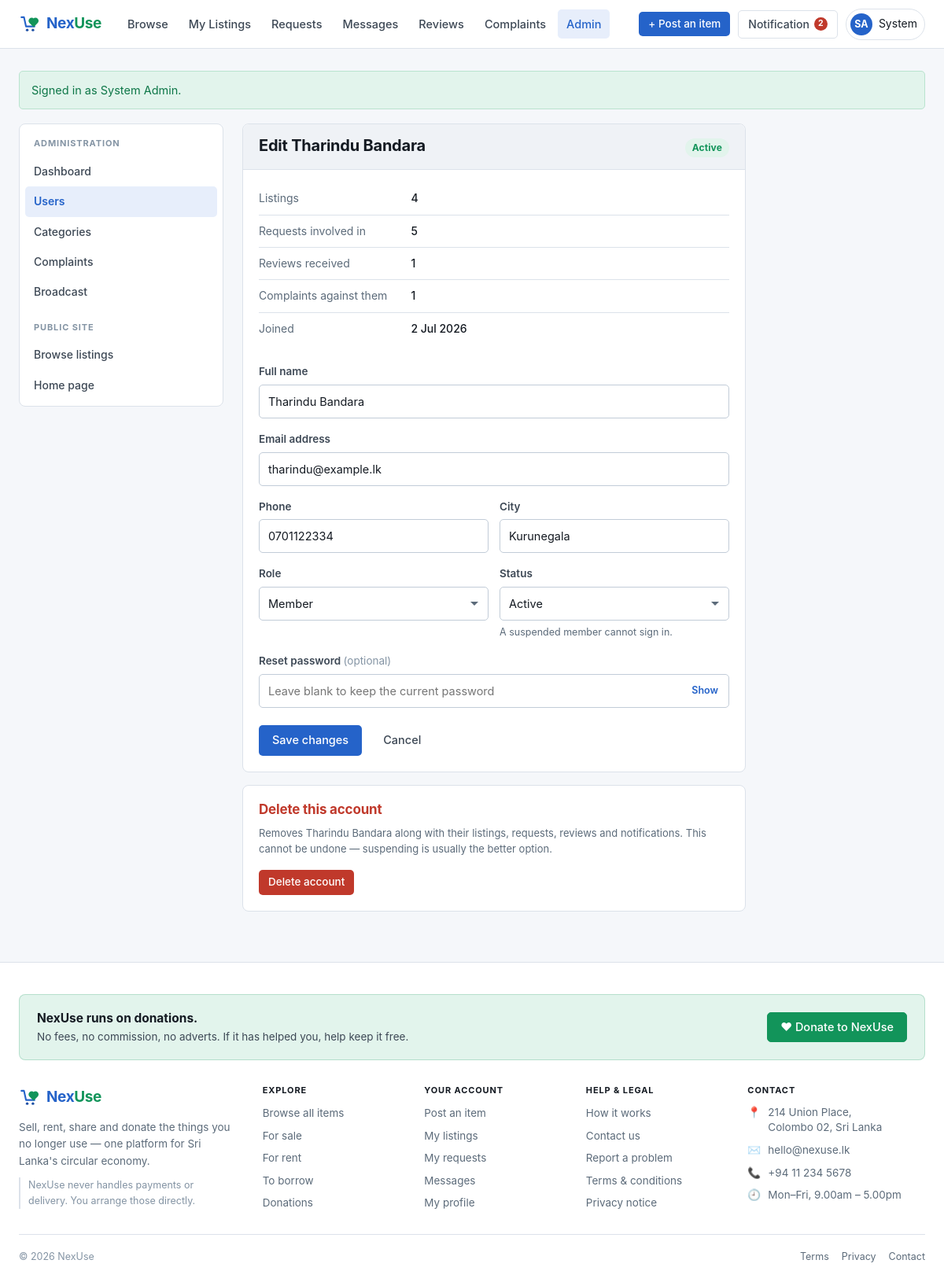
The page /admin/users/6/edit (signed in) on the database its author committed.
### tables this page shows
CREATE TABLE users (
  user_id        INT UNSIGNED NOT NULL AUTO_INCREMENT,
  name           VARCHAR(100)  NOT NULL,
  email          VARCHAR(190)  NOT NULL,
  password_hash  VARCHAR(255)  NOT NULL,
  phone          VARCHAR(20)   DEFAULT NULL,
  address        VARCHAR(255)  DEFAULT NULL,
  city           VARCHAR(80)   DEFAULT NULL,
  bio            TEXT          DEFAULT NULL,
  avatar_path    VARCHAR(255)  DEFAULT NULL,
  role           ENUM('admin','member')            NOT NULL DEFAULT 'member',
  status         ENUM('active','suspended')        NOT NULL DEFAULT 'active',
  created_at     DATETIME      NOT NULL DEFAULT CURRENT_TIMESTAMP,
  PRIMARY KEY (user_id),
  UNIQUE KEY uq_users_email (email),
  KEY idx_users_role (role),
  KEY idx_users_status (status)
);

### app/Views/admin/users/edit.php (the view, shortened to what the rows shown need)
<?php
$id    = (int) $target['user_id'];
$field = static fn(string $name): string => (string) old($name, $target[$name] ?? '');
?>
<div class="split">
  <div class="admin-form">
<div class="card mb-2">
  <div class="card-head">
    <h1 style="font-size:20px;margin:0;">Edit <?= e($target['name']) ?></h1>
    <span class="badge badge-<?= e($target['status']) ?>"><?= e(ucfirst((string) $target['status'])) ?></span>
  </div>
  <ul class="spec-list mb-3">
    <li><span class="k">Listings</span><span class="v"><?= (int) $activity['listings'] ?></span></li>
    <li><span class="k">Requests involved in</span><span class="v"><?= (int) $activity['requests'] ?></span></li>
    <li><span class="k">Reviews received</span><span class="v"><?= (int) $activity['reviews'] ?></span></li>
    <li><span class="k">Complaints against them</span><span class="v"><?= (int) $activity['complaints'] ?></span></li>
    <li><span class="k">Joined</span><span class="v"><?= e(short_date((string) $target['created_at'])) ?></span></li>
  </ul>
  <form method="post" action="<?= url('/admin/users/' . $id . '/edit') ?>" novalidate>
    <div class="form-group">
      <label for="name">Full name</label>
      <input type="text" id="name" name="name" value="<?= e($field('name')) ?>"
             class="<?= isset($errors['name']) ? 'has-error' : '' ?>" required>
    </div>
    <div class="form-group">
      <label for="email">Email address</label>
      <input type="email" id="email" name="email" value="<?= e($field('email')) ?>"
             class="<?= isset($errors['email']) ? 'has-error' : '' ?>" required>
    </div>
    <div class="form-row">
      <div class="form-group">
        <label for="phone">Phone</label>
        <input type="tel" id="phone" name="phone" value="<?= e($field('phone')) ?>">
      </div>
      <div class="form-group">
        <label for="city">City</label>
        <input type="text" id="city" name="city" value="<?= e($field('city')) ?>">
      </div>
    </div>
    <div class="form-row">
      <div class="form-group">
        <label for="role">Role</label>
        <select id="role" name="role" class="<?= isset($errors['role']) ? 'has-error' : '' ?>"
                <?= $isSelf ? 'disabled' : '' ?>>
          <option value="member" <?= $field('role') === 'member' ? 'selected' : '' ?>>Member</option>
        </select>
      </div>
      <div class="form-group">
        <label for="status">Status</label>
        <select id="status" name="status" class="<?= isset($errors['status']) ? 'has-error' : '' ?>"
                <?= $isSelf ? 'disabled' : '' ?>>
          <option value="active"    <?= $field('status') === 'active' ? 'selected' : '' ?>>Active</option>
        </select>
        <?php if ($isSelf): ?>
          <input type="hidden" name="status" value="active">
        <?php else: ?>
          <p class="field-hint">A suspended member cannot sign in.</p>
        <?php endif; ?>
      </div>
    </div>
    <div class="form-group">
      <label for="password">Reset password <span class="optional">(optional)</span></label>
      <input type="password" id="password" name="password"
             class="<?= isset($errors['password']) ? 'has-error' : '' ?>"
             autocomplete="new-password" placeholder="Leave blank to keep the current password">
    </div>
    <div class="form-actions">
      <button type="submit" class="btn">Save changes</button>
      <a class="btn btn-ghost" href="<?= url('/admin/users') ?>">Cancel</a>
    </div>
  </form>
</div>
<?php if (!$isSelf): ?>
  <div class="card">
    <h3 style="color:var(--red);">Delete this account</h3>
    <p class="small muted mb-2">
      Removes <?= e($target['name']) ?> along with their listings, requests, reviews and
      notifications. This cannot be undone — suspending is usually the better option.
    </p>
    <form method="post" action="<?= url('/admin/users/' . $id . '/delete') ?>"
          data-confirm="Permanently delete <?= e($target['name']) ?> and everything they posted?">
      <button type="submit" class="btn btn-danger btn-sm">Delete account</button>
    </form>
  </div>
<?php endif; ?>
  </div>
</div>

### app/Core/Router.php (shortened to what the rows shown need)
<?php
class Router
{
    private array $routes = ['GET' => [], 'POST' => []];
    public function get(string $path, array $action): void
    {
        $this->routes['GET'][$this->normalise($path)] = $action;
    }
    public function post(string $path, array $action): void
    {
        $this->routes['POST'][$this->normalise($path)] = $action;
    }
    public function dispatch(string $method, string $path): void
    {
        $method = strtoupper($method);
        $path   = $this->normalise($path);
        foreach ($this->routes[$method] as $route => $action) {
            if (!str_contains($route, '{')) {
                continue;
            }
            $token   = 'ROUTEPARAM';
            $stencil = preg_replace('#\{[a-z_]+\}#', $token, $route) ?? $route;
            $pattern = '#^' . str_replace($token, '([0-9]+)', preg_quote($stencil, '#')) . '$#';
            if (preg_match($pattern, $path, $matches)) {
                array_shift($matches);
                $this->run($action, array_map('intval', $matches));
                return;
            }
        }
    }
    private function run(array $action, array $arguments): void
    {
        [$class, $method] = $action;
        $controller = new $class();
        $controller->$method(...$arguments);
    }
    private function normalise(string $path): string
    {
        $path = '/' . trim($path, '/');
        return $path === '/' ? '/' : rtrim($path, '/');
    }
}

### app/Views/layouts/app.php (shortened to what the rows shown need)
<?php
$navActive = $navActive ?? '';
$user      = auth_user();
$unread    = $user !== null ? Notification::unreadCount((int) $user['user_id']) : 0;
$unreadMsg = $user !== null ? Conversation::unreadTotalFor((int) $user['user_id']) : 0;
$containerClass = 'container';
?>
<!DOCTYPE html>
<html lang="en">
<head>
<link rel="stylesheet" href="<?= asset('css/app.css') ?>">
</head>
<body>
<header class="site-header">
  <div class="container">
    <a class="brand" href="<?= url('/') ?>">
      <span><span class="nex">Nex</span><span class="use">Use</span></span>
    </a>
    <nav class="main-nav">
      <a href="<?= url('/browse') ?>" class="<?= $navActive === 'browse' ? 'active' : '' ?>">Browse</a>
      <?php if ($user !== null): ?>
        <a href="<?= url('/listings') ?>"      class="<?= $navActive === 'listings' ? 'active' : '' ?>">My Listings</a>
        <a href="<?= url('/requests/received') ?>" class="<?= $navActive === 'requests' ? 'active' : '' ?>">Requests</a>
        <a href="<?= url('/messages') ?>" class="<?= $navActive === 'messages' ? 'active' : '' ?>">
          Messages<?php if ($unreadMsg > 0): ?><span class="nav-badge"><?= $unreadMsg > 9 ? '9+' : $unreadMsg ?></span><?php endif; ?>
        </a>
        <a href="<?= url('/reviews') ?>"       class="<?= $navActive === 'reviews' ? 'active' : '' ?>">Reviews</a>
        <a href="<?= url('/complaints') ?>"    class="<?= $navActive === 'complaints' ? 'active' : '' ?>">Complaints</a>
        <?php if ($user['role'] === 'admin'): ?>
          <a href="<?= url('/admin') ?>" class="<?= $navActive === 'admin' ? 'active' : '' ?>">Admin</a>
        <?php endif; ?>
      <?php else: ?>
        <a href="<?= url('/about') ?>" class="<?= $navActive === 'about' ? 'active' : '' ?>">How it works</a>
      <?php endif; ?>
    </nav>
    <div class="header-actions">
      <?php if ($user !== null): ?>
        <a class="btn btn-sm hide-sm" href="<?= url('/listings/create') ?>">+ Post an item</a>
        <a class="notif-toggle" href="#notifications" data-modal-open="notifications">
          Notification
          <?php if ($unread > 0): ?>
            <span class="nav-badge"><?= $unread > 99 ? '99+' : $unread ?><span class="sr-only"> unread</span></span>
          <?php endif; ?>
        </a>
        <div class="account">
          <button class="account-toggle" type="button" data-dropdown="account-menu" aria-haspopup="true">
            <?= avatar($user) ?>
            <span class="hide-sm"><?= e(explode(' ', (string) $user['name'])[0]) ?></span>
          </button>
        </div>
      <?php else: ?>
        <a class="btn btn-secondary btn-sm" href="<?= url('/login') ?>">Sign in</a>
        <a class="btn btn-sm" href="<?= url('/register') ?>">Create account</a>
      <?php endif; ?>
    </div>
  </div>
</header>
<main class="page">
  <div class="<?= e($containerClass) ?>">
    <?php foreach (Session::takeFlash() as $message): ?>
      <div class="alert alert-<?= e($message['type']) ?>">
        <span><?= e($message['message']) ?></span>
      </div>
    <?php endforeach; ?>
    <?= $content ?>
  </div>
</main>
<?php if (empty($hideFooter)): ?>
<footer class="site-footer">
  <div class="container">
    <div class="donate-band">
      <div>
        <strong>NexUse runs on donations.</strong>
        <span>No fees, no commission, no adverts. If it has helped you, help keep it free.</span>
      </div>
      <a class="btn btn-donate" href="#donate" data-modal-open="donate">♥ Donate to NexUse</a>
    </div>
    <div class="footer-grid">
      <div class="footer-brand">
        <a class="brand" href="<?= url('/') ?>">
          <span><span class="nex">Nex</span><span class="use">Use</span></span>
        </a>
        <p class="footer-tagline">
          Sell, rent, share and donate the things you no longer use — one platform for
          Sri Lanka's circular economy.
        </p>
        <p class="footer-note">
          NexUse never handles payments or delivery. You arrange those directly.
        </p>
      </div>
      <div class="footer-col">
        <h4>Explore</h4>
        <a href="<?= url('/browse') ?>">Browse all items</a>
        <a href="<?= url('/browse?type=sell') ?>">For sale</a>
        <a href="<?= url('/browse?type=rent') ?>">For rent</a>
        <a href="<?= url('/browse?type=share') ?>">To borrow</a>
        <a href="<?= url('/browse?type=donate') ?>">Donations</a>
      </div>
      <div class="footer-col">
        <h4>Your account</h4>
        <?php if ($user !== null): ?>
          <a href="<?= url('/listings/create') ?>">Post an item</a>
          <a href="<?= url('/listings') ?>">My listings</a>
          <a href="<?= url('/requests/sent') ?>">My requests</a>
          <a href="<?= url('/messages') ?>">Messages</a>
          <a href="<?= url('/profile') ?>">My profile</a>
        <?php else: ?>
          <a href="<?= url('/register') ?>">Create an account</a>
          <a href="<?= url('/login') ?>">Sign in</a>
          <a href="<?= url('/about') ?>">How it works</a>
        <?php endif; ?>
      </div>
      <div class="footer-col">
        <h4>Help &amp; legal</h4>
        <a href="<?= url('/about') ?>">How it works</a>
        <a href="<?= url('/contact') ?>">Contact us</a>
        <a href="<?= url('/complaints/report') ?>">Report a problem</a>
        <a href="<?= url('/terms') ?>">Terms &amp; conditions</a>
        <a href="<?= url('/privacy') ?>">Privacy notice</a>
      </div>
      <div class="footer-col footer-contact">
        <h4>Contact</h4>
        <address>
          <span class="contact-line">
            <span aria-hidden="true">📍</span>
            214 Union Place,<br>Colombo 02, Sri Lanka
          </span>
          <span class="contact-line">
            <span aria-hidden="true">✉️</span>
            <a href="mailto:hello@nexuse.lk">hello@nexuse.lk</a>
          </span>
          <span class="contact-line">
            <span aria-hidden="true">📞</span>
            <a href="tel:+94112345678">+94 11 234 5678</a>
          </span>
          <span class="contact-line">
            <span aria-hidden="true">🕘</span>
            Mon–Fri, 9.00am – 5.00pm
          </span>
        </address>
      </div>
    </div>
    <div class="footer-bottom">
      <span>&copy; <?= date('Y') ?> NexUse</span>
      <span class="footer-bottom-links">
        <a href="<?= url('/terms') ?>">Terms</a>
        <a href="<?= url('/privacy') ?>">Privacy</a>
        <a href="<?= url('/contact') ?>">Contact</a>
      </span>
    </div>
  </div>
</footer>
<?php endif; ?>
</body>
</html>

### app/Helpers/functions.php (shortened to what the rows shown need)
<?php
function e(mixed $value): string
{
    return htmlspecialchars((string) $value, ENT_QUOTES | ENT_SUBSTITUTE, 'UTF-8');
}
function url(string $path = ''): string
{
    $base = rtrim((string) Config::get('base_url', ''), '/');
    $path = ltrim($path, '/');
    return $path === '' ? ($base === '' ? '/' : $base) : $base . '/' . $path;
}
function asset(string $path): string
{
    return url('assets/' . ltrim($path, '/'));
}
function short_date(?string $date): string
{
    return date('j M Y', strtotime($date));
}
function initials(string $name): string
{
    $parts = preg_split('/\s+/', trim($name)) ?: [];
    $first = mb_substr($parts[0] ?? '', 0, 1);
    $last  = count($parts) > 1 ? mb_substr($parts[count($parts) - 1], 0, 1) : '';
    return mb_strtoupper($first . $last);
}
function old(string $field, mixed $default = ''): mixed
{
    return Session::old($field, $default);
}
function auth_user(): ?array
{
    return Auth::user();
}
function avatar(array $person, string $size = ''): string
{
    $classes = trim('avatar ' . $size);
    $name    = (string) ($person['name'] ?? '');
    $path    = $person['avatar_path'] ?? null;
    return '<span class="' . e($classes) . '">' . e(initials($name)) . '</span>';
}

### rows shown on the page
users: name "SA", name "System"
users: name "Tharindu Bandara", status "Active", created_at "2 Jul 2026", email "tharindu@example.lk", phone "0701122334", city "Kurunegala", role "Member"

### other values the page prints
$unread "2"
$message['message'] "Signed in as System Admin."
$label "Dashboard"
$label "Users"
$label "Categories"
$label "Complaints"
$label "Broadcast"
